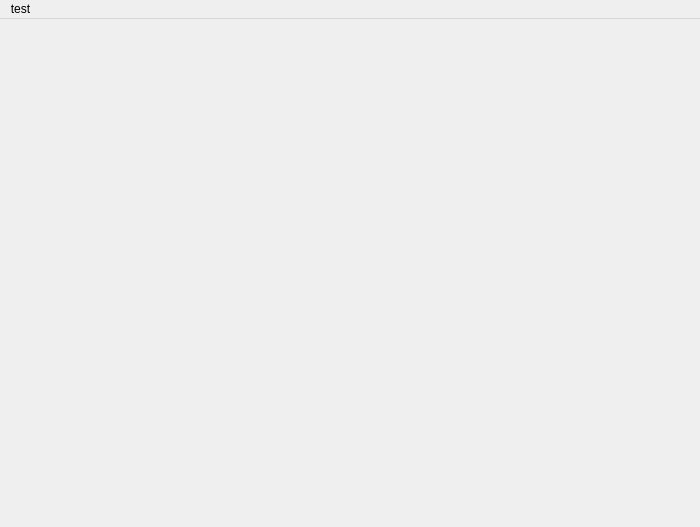
<?xml version="1.0" encoding="UTF-8"?>
<ui version="4.0">
 <class>Main</class>
 <widget class="QMainWindow" name="Main">
  <property name="geometry">
   <rect>
    <x>0</x>
    <y>0</y>
    <width>700</width>
    <height>527</height>
   </rect>
  </property>
  <property name="windowTitle">
   <string>ShortcutMemo</string>
  </property>
  <widget class="QWidget" name="centralwidget">
   <layout class="QVBoxLayout" name="verticalLayout">
    <property name="spacing">
     <number>0</number>
    </property>
    <property name="leftMargin">
     <number>0</number>
    </property>
    <property name="topMargin">
     <number>0</number>
    </property>
    <property name="rightMargin">
     <number>0</number>
    </property>
    <property name="bottomMargin">
     <number>0</number>
    </property>
    <item>
     <widget class="QStackedWidget" name="sw_home">
      <widget class="QWidget" name="page_name"/>
      <widget class="QWidget" name="page_2"/>
     </widget>
    </item>
   </layout>
  </widget>
  <widget class="QMenuBar" name="menuBar">
   <property name="geometry">
    <rect>
     <x>0</x>
     <y>0</y>
     <width>700</width>
     <height>21</height>
    </rect>
   </property>
   <widget class="QMenu" name="menutest">
    <property name="title">
     <string>test</string>
    </property>
    <addaction name="action_test1"/>
    <addaction name="action_test2"/>
   </widget>
   <addaction name="menutest"/>
  </widget>
  <action name="action_test1">
   <property name="text">
    <string> test1</string>
   </property>
  </action>
  <action name="action_test2">
   <property name="text">
    <string>test2</string>
   </property>
  </action>
 </widget>
 <resources/>
 <connections/>
</ui>
